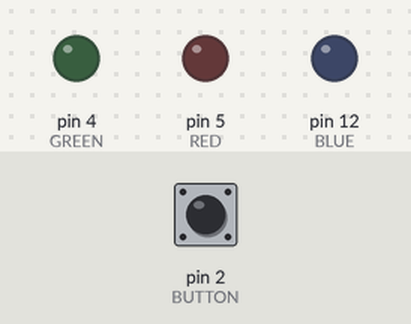
Bench run of a sketch on a simulated Arduino Uno, built with avr-gcc and run on an emulated ATmega328P. On the bench: output pins drawn as LEDs (lit = HIGH). Dashed ring = blinking. The inputs (shaded band) are chosen by the test bench; at power-on: pin 2 (BUTTON) LOW.

Above: at 0.8 s.
0.9 s: pin 2 (BUTTON) pulled HIGH for 0.15 s
At 1.4 s:
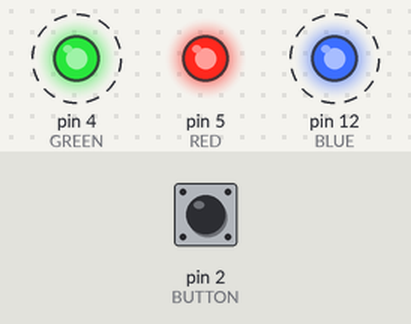
At 2.8 s:
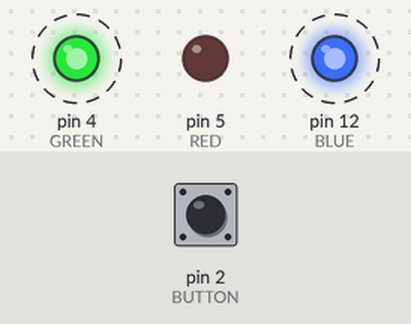
3.9 s: pin 2 (BUTTON) pulled HIGH for 1 s
At 5.1 s:
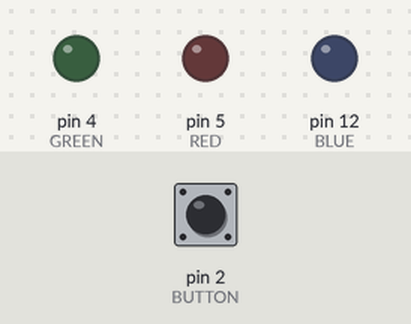
Timing chart, 0 to 6.9 s (numbered marks = the images above; inputs shaded):
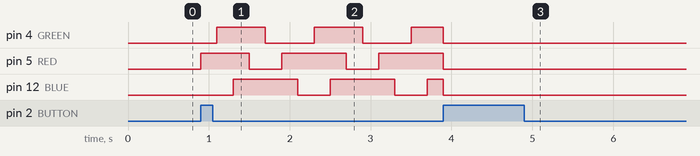

The sketch:

Q6.ino
```cpp
#include <Arduino.h>
#define RED 5
#define GREEN 4
#define BLUE 12
#define BUTTON 2


void setup() {
  // put your setup code here, to run once:
  Serial.begin(9600);
  pinMode(RED,OUTPUT);
  pinMode(GREEN,OUTPUT);
  pinMode(BLUE,OUTPUT);
  pinMode(BUTTON,INPUT);
  digitalWrite(RED,LOW);
  digitalWrite(GREEN,LOW);
  digitalWrite(BLUE,LOW);
  while (true){
    if (digitalRead(BUTTON)){
      break;
    }
  }
  while (true){
    digitalWrite(BLUE,LOW);
    digitalWrite(RED,HIGH);
    delay(200);
    if(digitalRead(BUTTON)){
      break;
    }
    digitalWrite(GREEN,HIGH);
    delay(200);
    if(digitalRead(BUTTON)){
      break;
    }
    digitalWrite(BLUE,HIGH);
    delay(200);
    if(digitalRead(BUTTON)){
      break;
    }
    digitalWrite(RED,LOW);
    delay(200);
    if(digitalRead(BUTTON)){
      break;
    }
    digitalWrite(GREEN,LOW);
    delay(200);
    if(digitalRead(BUTTON)){
      break;
    }
    digitalWrite(RED,HIGH);
    delay(200);
    if(digitalRead(BUTTON)){
      break;
    }


  }

  digitalWrite(BLUE,LOW);
  digitalWrite(RED,LOW);
  digitalWrite(GREEN,LOW);


}

void loop() {


}
```

Measured:
- after the input at 0.9 s, pin 4 (GREEN): alternates HIGH for 0.60 s and LOW for 0.60 s, starting after 0.20 s; pin 5 (RED): goes HIGH 0.60 s, LOW 0.40 s, HIGH 0.80 s, LOW 0.40 s, then HIGH, starting at once; pin 12 (BLUE): alternates HIGH for 0.80 s and LOW for 0.40 s, starting after 0.40 s
- after the input at 3.9 s, pin 5 (RED): goes on until 3.9 s, then stays LOW
